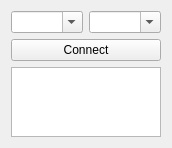
              <widget class="QWidget" name="page_4">
               <property name="geometry">
                <rect>
                 <x>0</x>
                 <y>0</y>
                 <width>158</width>
                 <height>148</height>
                </rect>
               </property>
               <attribute name="label">
                <string>Scanner</string>
               </attribute>
               <layout class="QGridLayout" name="gridLayout_8">
                <item row="1" column="0" colspan="2">
                 <widget class="QPushButton" name="but_connect_scanner">
                  <property name="text">
                   <string>Connect</string>
                  </property>
                 </widget>
                </item>
                <item row="0" column="0">
                 <widget class="QComboBox" name="combo_box_com_controller_scanner">
                  <property name="editable">
                   <bool>true</bool>
                  </property>
                 </widget>
                </item>
                <item row="0" column="1">
                 <widget class="QComboBox" name="combo_box_baudrate_controller_scanner">
                  <property name="editable">
                   <bool>true</bool>
                  </property>
                 </widget>
                </item>
                <item row="2" column="0" colspan="2">
                 <widget class="QListView" name="listView_3"/>
                </item>
               </layout>
              </widget>
